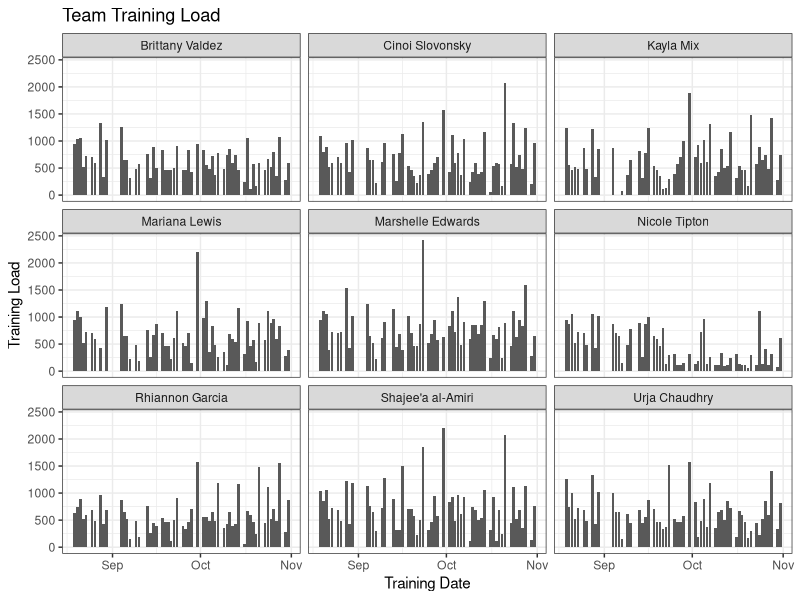
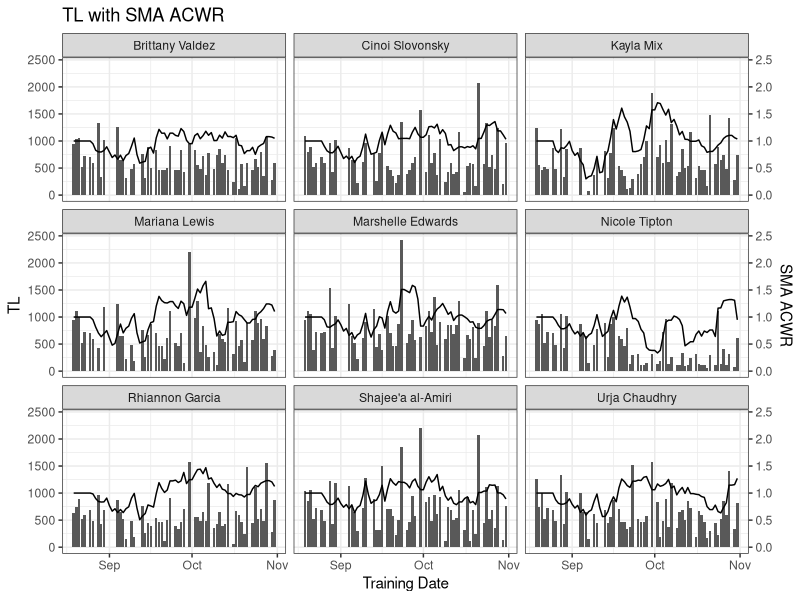
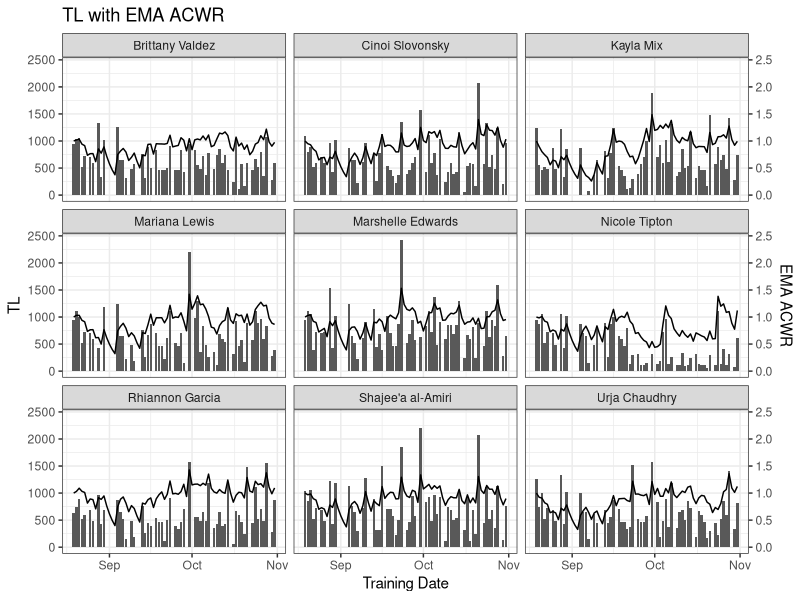
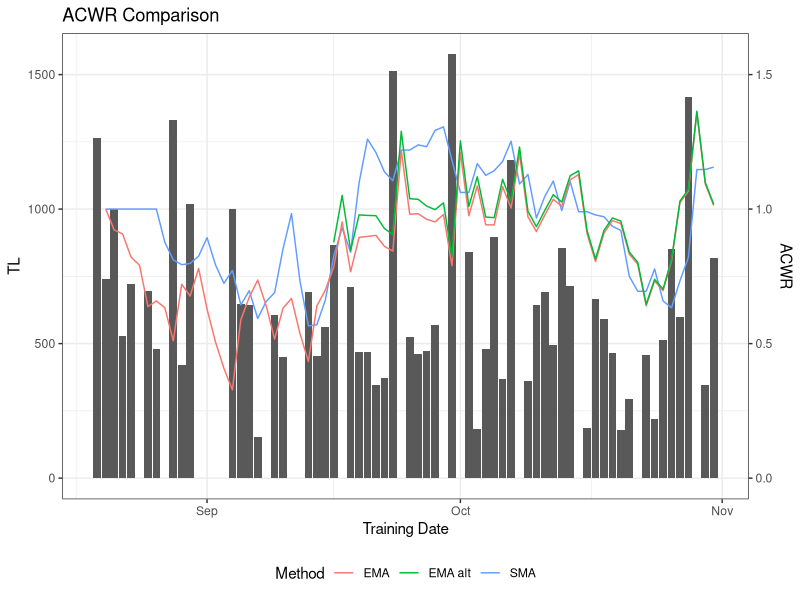
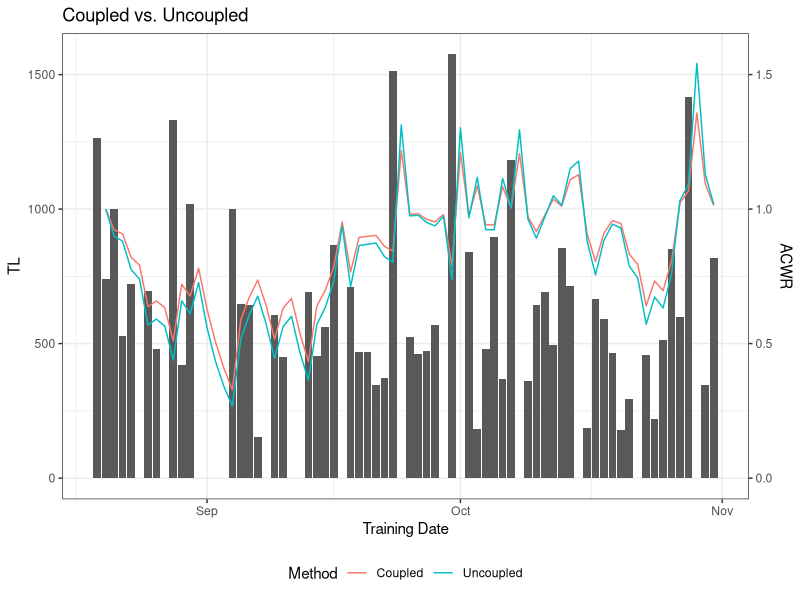

Write the R code that produced these figures, in order.
## ---- chunk 1
library(data.table)
library(ggplot2)
library(knitr)
library(TTR)
library(zoo)
## ---- chunk 2
tl.data <- read.csv('tl-data.csv')

tl.data <- data.table(tl.data)

tl.data$training.date <- as.Date(tl.data$training.date)

knitr::kable(tl.data[1:10,])

ggplot(tl.data, aes(x= as.Date(training.date), y = tl, group = 1)) + geom_col() + facet_wrap(~athlete) + labs(title = 'Team Training Load', x = 'Training Date', y = 'Training Load') + theme_bw()
## ---- chunk 3
tl.no.partial <- tl.data[athlete == 'Urja Chaudhry']

tl.no.partial[, ':=' (acute = SMA(tl, n = 7), chronic = SMA(tl, n = 28))]

tl.no.partial[, SMA.ACWR := acute/chronic]

knitr::kable(tl.no.partial[1:10,])
## ---- chunk 4
tl.partial <- tl.data[athlete == 'Urja Chaudhry']

tl.partial[, ':=' (acute = rollapplyr(tl, 7, mean, partial = T), chronic = rollapplyr(tl, 28, mean, partial = T))]

tl.partial[, SMA.ACWR := acute/chronic]

knitr::kable(tl.partial[1:10,])
## ---- chunk 5
#Packages needed
library(data.table)
library(ggplot2)
library(zoo)

#Calculate each variable
tl.data[, sma.acute := rollapplyr(tl, 7, mean, partial = TRUE), by = .(athlete)]
tl.data[, sma.chronic := rollapplyr(tl, 28, mean, partial = TRUE), by = .(athlete)]
tl.data[, sma.ACWR := sma.acute/sma.chronic]

#Plot the data
ggplot(tl.data, aes(x = training.date)) + geom_col(aes(y = tl)) + 
  geom_line(aes(y = sma.ACWR * 1000)) + 
  scale_y_continuous(sec.axis = sec_axis(~./1000, name = 'SMA ACWR')) + 
  theme_bw() + facet_wrap(~athlete) + 
  labs(title = 'TL with SMA ACWR', x = 'Training Date', y = 'TL')
## ---- chunk 6
#Packages needed
library(data.table)
library(ggplot2)
library(TTR)

#Calculate each variable
tl.data[, ema.acute := EMA(tl, n = 1, ratio = 2/(1+7)), by = .(athlete)]
tl.data[, ema.chronic := EMA(tl, n = 1, ratio = 2/(1+28)), by = .(athlete)]
tl.data[, ema.ACWR := ema.acute/ema.chronic]

#Plot the data
ggplot(tl.data, aes(x = training.date)) + geom_col(aes(y = tl)) + 
  geom_line(aes(y = ema.ACWR * 1000)) + 
  scale_y_continuous(sec.axis = sec_axis(~./1000, name = 'EMA ACWR')) + 
  theme_bw() + facet_wrap(~athlete) + 
  labs(title = 'TL with EMA ACWR', x = 'Training Date', y = 'TL')
## ---- chunk 7
#Alternate EMA calculation
tl.data[, ema.acute.alt := EMA(tl, n = 7, ratio = 2/(1+7)), by = .(athlete)]
tl.data[, ema.chronic.alt := EMA(tl, n = 28, ratio = 2/(1+28)), by = .(athlete)]
tl.data[, ema.ACWR.alt := ema.acute.alt/ema.chronic.alt]

#Shift the ACWR values down one day to accurately reflect the effect of the previous day's training
tl.data[, c('sma.lagged','ema.lagged', 'ema.alt.lagged') := 
          shift(.SD, n = 1, type = 'lag', fill = NA), 
        .SDcols = c('sma.ACWR','ema.ACWR', 'ema.ACWR.alt'), by = .(athlete)]

#Plot the results
ggplot(tl.data[athlete == 'Urja Chaudhry'], aes(x = as.Date(training.date), group = 1)) + 
  geom_col(aes(y = tl)) + geom_line(aes(y = sma.lagged * 1000, colour = 'SMA')) + 
  geom_line(aes(y = ema.lagged * 1000, colour = 'EMA')) + 
  geom_line(aes(y = ema.alt.lagged * 1000, colour = 'EMA alt')) +
  scale_y_continuous(sec.axis = sec_axis(~./1000, name = 'ACWR')) + 
  labs(title = 'ACWR Comparison', x = 'Training Date', y = 'TL', colour = 'Method') + 
  theme_bw() + theme(legend.position = 'bottom')
## ---- chunk 8
#Uncoupled EMA ACWR calculation
tl.data[, uncoupled.ema := (3 * ema.lagged)/(4 - ema.lagged)]

#Plot the results
ggplot(tl.data[athlete == 'Urja Chaudhry'], aes(x = as.Date(training.date), group = 1)) +
  geom_col(aes(y = tl)) + geom_line(aes(y = ema.lagged * 1000, colour = 'Coupled')) +
  geom_line(aes(y = uncoupled.ema * 1000, colour = 'Uncoupled')) +
  scale_y_continuous(sec.axis = sec_axis(~./1000, name = 'ACWR')) +
  labs(title = 'Coupled vs. Uncoupled', x = 'Training Date', y = 'TL', colour = 'Method') +
  theme_bw() + theme(legend.position = 'bottom')
